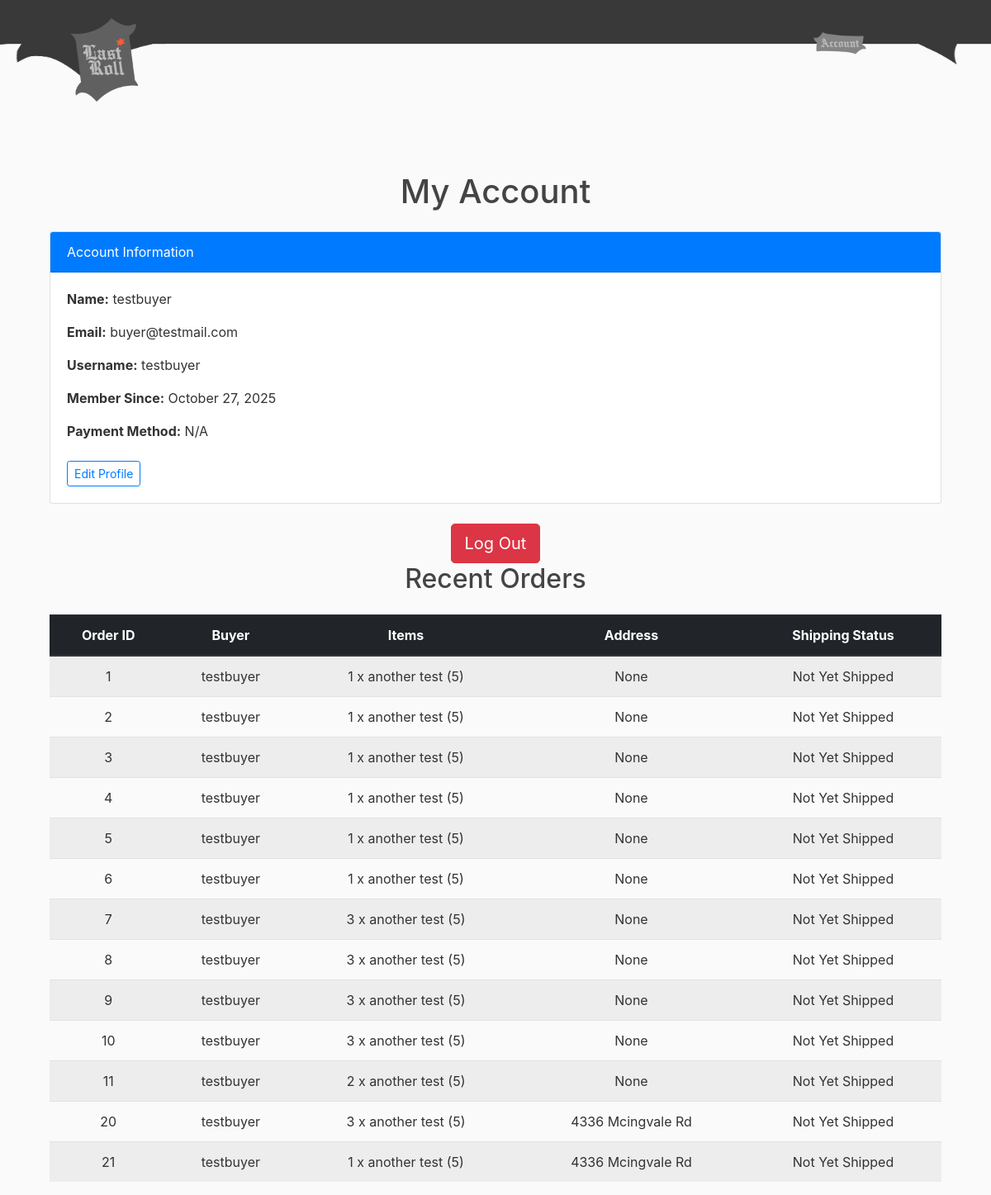
Before: /buyeraccount/ (signed in) with the older database file.
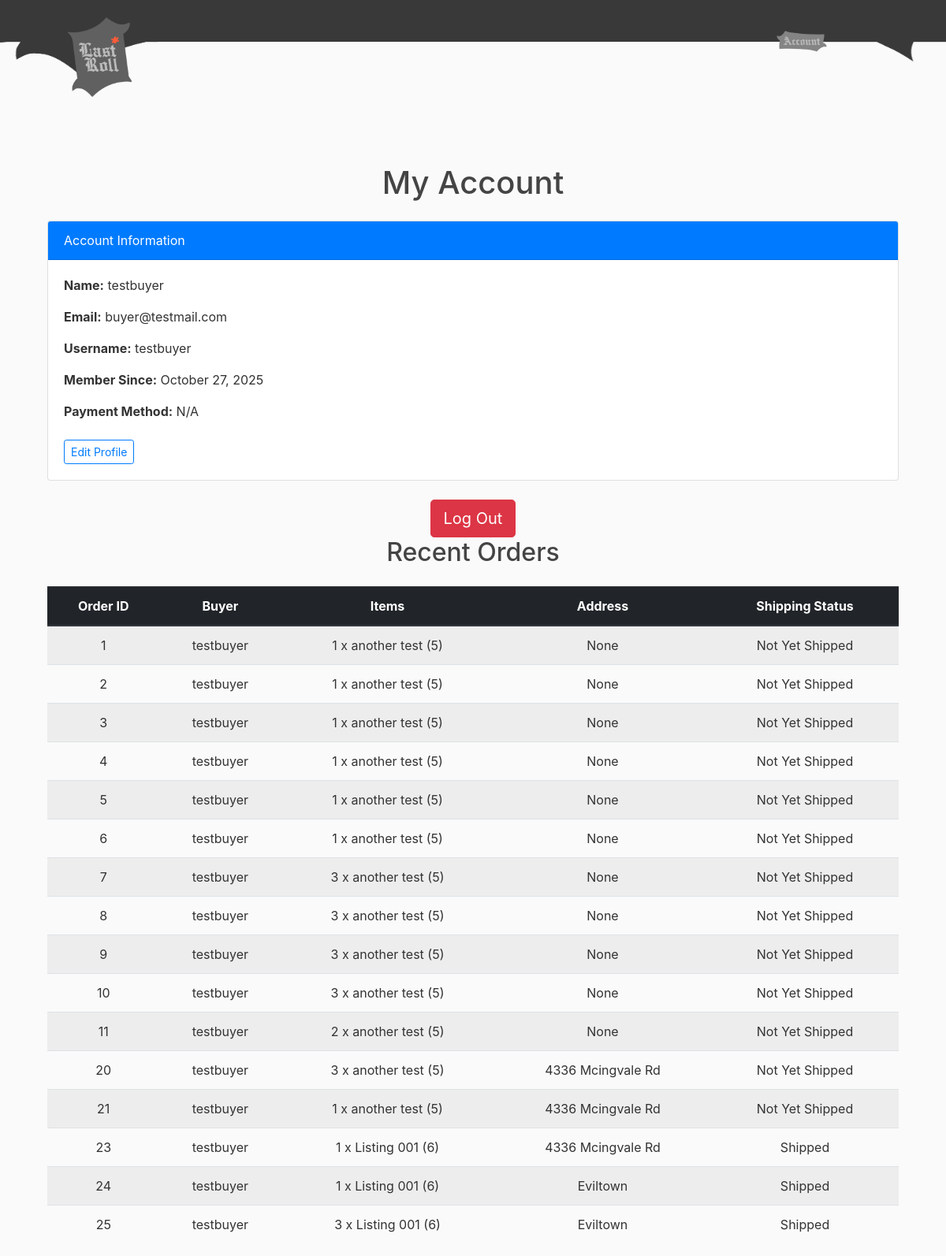
After: the same page with the newer database file.
### store/models.py (models this page shows, shortened)
class Product(models.Model):
    seller = models.ForeignKey(Seller, on_delete=models.CASCADE)
    name = models.CharField(max_length=100)
    description = models.TextField(blank=True)
    price = models.DecimalField(max_digits=8, decimal_places=2)
    stock = models.PositiveIntegerField(default=0)
    image = models.ImageField(upload_to='product_images/', blank=True)
    created_at = models.DateTimeField(default=timezone.now)
    status = models.IntegerField(default=0)
    is_reported = models.BooleanField(default=False)
    report_confirmed = models.BooleanField(default=False)

class Order(models.Model):
    buyer = models.ForeignKey(Buyer, on_delete=models.CASCADE)
    created_at = models.DateTimeField(default=timezone.now)
    address = models.CharField(max_length=100, blank=True, null=True)
    payment = models.CharField(max_length=50, blank=True, null=True)
    total = models.DecimalField(max_digits=10, decimal_places=2, default=0)

### shop/views.py (the view)
# urls.py: path('buyeraccount/', views.buyeraccount, name='shop-buyeraccount'),
@login_required
def buyeraccount(request):
    profile = request.user.profile
    if profile.role != profile.ROLE_BUYER:
        return HttpResponseForbidden("You do not have permission to view this page.")
    order_items = OrderItem.objects.filter(order__buyer__user=request.user).select_related('order', 'product')
    orders_dict = {}
    for item in order_items:
        order = item.order
        if order.id not in orders_dict:
            orders_dict[order.id] = {
                'id': order.id,
                'buyer': order.buyer.user.username,
                'address': order.address,
                'items': [],
                'is_shipped': False
            }
        if(item.is_shipped):
            orders_dict[order.id]['is_shipped'] = True
        orders_dict[order.id]['items'].append({
            'name': item.product.name,
            'quantity': item.quantity,
            'id': item.product.id
        })
    context = {
        'name': request.user.get_full_name() or request.user.username,
        'email': request.user.email,
        'username': request.user.username,
        'member_since': request.user.date_joined,
        'payment_method': "N/A",  # Placeholder until you add real payment data
        'orders': list(orders_dict.values()),
    }
    return render(request, 'shop/buyeraccount.html', context)

### shop/templates/shop/buyeraccount.html (shortened to what this page needs)
{% extends "shop/base.html" %}
{% block content %}
  <div class="container mt-5">
    <h1 class="text-center mb-4">My Account</h1>
    <div class="card shadow-sm mb-4">
      <div class="card-header bg-primary text-white">
        Account Information
      </div>
      <div class="card-body">
        <p><strong>Name:</strong> {{ name }}</p>
        <p><strong>Email:</strong> {{ email }}</p>
        <p><strong>Username:</strong> {{ username }}</p>
        <p><strong>Member Since:</strong> {{ member_since|date:"F j, Y" }}</p>
        <p><strong>Payment Method:</strong> {{ payment_method }}</p>
        <a href="#" class="btn btn-outline-primary btn-sm mt-2">Edit Profile</a>
      </div>
    </div>
    <div class="text-center mt-4">
          <form method="post" action="{% url 'shop-logout' %}" style="display:inline;">
            <button type="submit" class="btn btn-danger btn-lg">Log Out</button>
          </form>
    </div>
    <h2 class="text-center mb-4">Recent Orders</h2>
  <table class="table table-striped text-center shadow-sm">
    <thead class="thead-dark">
      <tr>
        <th>Order ID</th>
        <th>Buyer</th>
        <th>Items</th>
        <th>Address</th>
        <th>Shipping Status</th>
      </tr>
    </thead>
    <tbody>
      {% for order in orders %}
      <tr>
        <td>{{ order.id }}</td>
        <td>{{ order.buyer }}</td>
        <td>
          {% for item in order.items %}
            {{ item.quantity }} x {{ item.name }} ({{ item.id }})
            <br>
          {% endfor %}
        </td>
        <td>{{ order.address }}</td>
        {% if order.is_shipped %}
          <td>Shipped</td>
        {% else %}
          <td>Not Yet Shipped</td>
        {% endif %}
      </tr>
      {% endfor %}
    </tbody>
  </table>
{% endblock %}

### shop/templates/shop/base.html (shortened to what this page needs)
{% load static %}
<!doctype html>
<html lang="en">
  <head>
    <link rel="stylesheet" href="https://cdn.jsdelivr.net/npm/bootstrap@4.0.0/dist/css/bootstrap.min.css">
    <link rel="stylesheet" href="https://cdn.jsdelivr.net/npm/bootstrap-icons@1.11.1/font/bootstrap-icons.css">
    <link rel="stylesheet" type="text/css" href="{% static 'shop/main.css'%}">
  </head>
  <body>
    <div>
    <header class="site-header">
        <nav class="navbar navbar-dark fixed-top">
            <img style="position: absolute; z-index: -1; width: 100vw; height:100%; left:0px; right:0px" src="{% static 'shop/HeaderShapeC.png' %}">
            <img style="position: absolute; z-index: -1; width: 200px; height:100%; right:0px; float:right" src="{% static 'shop/HeaderShapeR.png' %}">
            <div>
                <a href="{% url 'shop-home' %}" style="padding-left:5vw">
                <img style="width:100px; max-width:30vw" src="{% static 'shop/SiteLogo.png' %}"> </img>
                </a>
                {% if user.is_authenticated %}
                    {% if user.profile.role == user.profile.ROLE_ADMIN %}
                        <div style="position:absolute; top: 22%; right:8vw">
                        <a href="{% url 'shop-adminaccount' %}">
                            <img style="width:100px; max-width:30vw" src="{% static 'shop/AccountButton.png' %}"> </img>
                        </a>
                        </div>
                    {% elif user.profile.role == user.profile.ROLE_BUYER %}
                        <div style="position:absolute; top: 25%; right:5vw">
                        <a href="{% url 'shop-buyeraccount' %}">
                            <img style="position:absolute; width:100px; max-width:30vw; right:55px; padding-right: 3vw" src="{% static 'shop/AccountButton.png' %}"> </img>
                        </a>
                        </div>
                    {% endif %}
                {% else %}
                <div style="position:absolute; top: 22%; right:8vw">
                <a href="{% url 'shop-login' %}">
                    <img style="width:100px; max-width:30vw" src="{% static 'shop/LoginButton.png' %}"> </img>
                </a>
                </div>
                {% endif %}
            </div>
        </nav>
    </header>
    <main role="main" class="container">
        <div class="row" style="padding-top: 80px">
            <div class="col-md-12">
            {% block content %}
            {% endblock %}
            </div>
        </div>
    </main>
</div>
  </body>
</html>

### shop/static/shop/main.css (style rules this page uses)
body { background: #fafafa; color: #333333; margin-top: 5rem; }
h1, h2, h3, h4, h5, h6 { color: #444444; }

Changed rows visible on the page:
added Product: name "Listing 001" "Listing 001" "Listing 001"
added Order: address "4336 Mcingvale Rd"
added Order: address "Eviltown"
added Order: address "Eviltown"
Other visible differences:
new list line: "23 1 x ( 6 ) Shipped"
new list line: "testbuyer"
new list line: "24 1 x ( 6 ) Shipped"
new list line: "25 3 x ( 6 ) Shipped"
